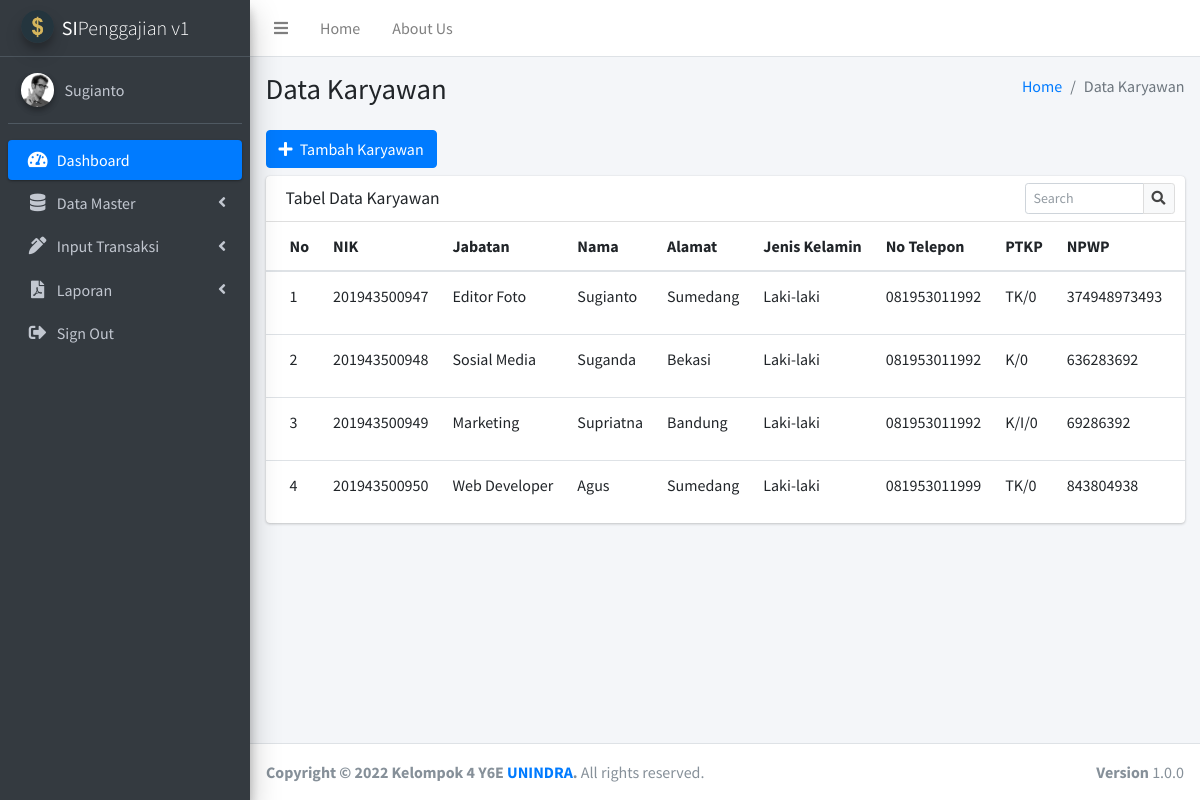
Screenshot of /data_master/data_karyawan.php (signed in) with the database file from the repository.
### tables this page shows
CREATE TABLE `karyawan` (
  `nik` varchar(15) NOT NULL,
  `id_jabatan` varchar(15) NOT NULL,
  `nama_karyawan` varchar(30) NOT NULL,
  `alamat` varchar(150) NOT NULL,
  `jenis_kelamin` varchar(30) NOT NULL,
  `no_telepon` varchar(15) NOT NULL,
  `ptkp` varchar(30) NOT NULL,
  `npwp` varchar(30) NOT NULL,
  `foto` varchar(50) NOT NULL,
  `tanggal_masuk` date NOT NULL,
  `tanggal_keluar` date NOT NULL
);

CREATE TABLE `jabatan` (
  `id_jabatan` varchar(15) NOT NULL,
  `nama_jabatan` varchar(30) NOT NULL,
  `gaji_pokok` int(30) NOT NULL,
  `id_tunjangan` varchar(15) NOT NULL,
  `id_departemen` varchar(15) NOT NULL
);

### data_master/data_karyawan.php (the view, shortened to what this page needs)
<?php
  require_once "../functions.php";
?>
<!DOCTYPE html>
<html lang="en">
<head>
  <?php include "../contents/headscript.php"; ?>
</head>
<body class="hold-transition sidebar-mini">
<div class="wrapper">
  <?php include "../contents/navbar.php"; ?>
  <?php include "../contents/sidebar.php"; ?>
  <div class="content-wrapper">
    <section class="content-header">
      <div class="container-fluid">
        <div class="row mb-2">
          <div class="col-sm-6">
            <h1>Data Karyawan</h1>
          </div>
          <div class="col-sm-6">
            <ol class="breadcrumb float-sm-right">
              <li class="breadcrumb-item"><a href="#">Home</a></li>
              <li class="breadcrumb-item active">Data Karyawan</li>
            </ol>
          </div>
        </div>
      </div>
    </section>
    <section class="content">
      <div class="container-fluid">
        <div class="row mb-2">
          <div class="col-12">
            <button type="button" class="btn btn-primary" id="tambahKaryawan"><i class="fa fa-plus mr-1"></i> Tambah Karyawan</button>
          </div>
        </div>
        <div class="row">
          <div class="col-12">
            <div class="card">
              <div class="card-header">
                <h3 class="card-title">Tabel Data Karyawan</h3>
                <div class="card-tools">
                  <div class="input-group input-group-sm" style="width: 150px;">
                    <input type="text" id="kata_kunci" name="kata_kunci" class="form-control float-right" placeholder="Search">
                    <div class="input-group-append">
                      <button type="submit" class="btn btn-default">
                        <i class="fas fa-search"></i>
                      </button>
                    </div>
                  </div>
                </div>
              </div>
              <div class="card-body table-responsive p-0">
                <table class="table table-hover text-nowrap">
                  <thead>
                    <tr>
                      <th>No</th>
                      <th>NIK</th>
                      <th>Jabatan</th>
                      <th>Nama</th>
                      <th>Alamat</th>
                      <th>Jenis Kelamin</th>
                      <th>No Telepon</th>
                      <th>PTKP</th>
                      <th>NPWP</th>
                      <th>Tgl Masuk</th>
                    </tr>
                  </thead>
                  <tbody id="hasil_pencarian">
                    <?php
                      $conn = open_connection();
                      $query = "SELECT * FROM karyawan";
                      $hasil = mysqli_query($conn, $query);
                      $i = 1;
                      while($row = mysqli_fetch_assoc($hasil) ){
                        $query_j = "SELECT * FROM jabatan WHERE id_jabatan = '$row[id_jabatan]'";
                        $hasil_j = mysqli_query($conn, $query_j);
                        $row_j = mysqli_fetch_assoc($hasil_j);
                        echo "<tr>";
                        echo "<td>".$i++."</td>";
                        echo "<td>$row[nik]</td>";
                        echo "<td>$row_j[nama_jabatan]</td>";
                        echo "<td>$row[nama_karyawan]</td>";
                        echo "<td>$row[alamat]</td>";
                        echo "<td>$row[jenis_kelamin]</td>";
                        echo "<td>$row[no_telepon]</td>";
                        echo "<td>$row[ptkp]</td>";
                        echo "<td>$row[npwp]</td>";
                        echo "<td>$row[tanggal_masuk]</td>";
                        echo "</tr>";
                      }
                    ?>
                  </tbody>
                </table>
              </div>
            </div>
          </div>
        </div>
      </div>
    </section>
  </div>
  <?php include "../contents/footer.php"; ?>
</div>
</body>
</html>

### contents/sidebar.php (shortened to what this page needs)
<aside class="main-sidebar sidebar-dark-primary elevation-4">
  <a href="<?= BASE_URL ?>" class="brand-link">
    <img src="<?= BASE_URL ?>dist/img/logo.png" alt="SIPenggajian Logo" class="brand-image img-circle elevation-3" style="opacity: .8">
    <span class="brand-text font-weight-light"><b>SI</b>Penggajian v1</span>
  </a>
  <div class="sidebar">
    <div class="user-panel mt-3 pb-3 mb-3 d-flex">
      <div class="image">
        <img src="<?= BASE_URL ?>dist/uploads/<?php get_data_login('foto'); ?>" class="img-circle elevation-2" alt="User Image">
      </div>
      <div class="info">
        <a href="#" class="d-block"><?php get_data_login('nama_karyawan'); ?></a>
      </div>
    </div>
    <nav class="mt-2">
      <ul class="nav nav-pills nav-sidebar flex-column" data-widget="treeview" role="menu" data-accordion="false">
        <li class="nav-item">
          <a href="<?= BASE_URL ?>" class="nav-link active">
            <i class="nav-icon fas fa-tachometer-alt"></i>
            <p>
              Dashboard
            </p>
          </a>
        </li>
        <li class="nav-item">
          <?php hak_master(); ?>
            <i class="nav-icon fas fa-database"></i>
            <p>
              Data Master
              <?php ket_hak_master(); ?>
            </p>
          </a>
        </li>
        <li class="nav-item">
          <a href="#" class="nav-link">
            <i class="nav-icon fas fa-pen-alt"></i>
            <p>
              Input Transaksi
              <i class="right fas fa-angle-left"></i>
            </p>
          </a>
        </li>
        <li class="nav-item">
          <?php hak_laporan(); ?>
            <i class="nav-icon fas fa-file-pdf"></i>
            <p>
              Laporan
              <?php ket_hak_laporan(); ?>
            </p>
          </a>
        </li>
        <li class="nav-item">
          <a href="<?= BASE_URL ?>logout.php" onclick="return confirm('Yakin ingin keluar?')" class="nav-link">
            <i class="nav-icon fas fa-sign-out-alt"></i>
            <p>
              Sign Out
            </p>
          </a>
        </li>
      </ul>
    </nav>
  </div>
</aside>

### functions.php (shortened to what this page needs)
<?php
function get_data_login($data){
	$conn = open_connection();
	$username = $_SESSION['username'];
	$query = "SELECT * FROM karyawan k JOIN admin a ON a.username = '$username' AND k.nik = a.nik";
	$hasil = mysqli_query($conn, $query);
	$row = mysqli_fetch_assoc($hasil);
	echo $row[$data];
}
function hak_master(){
	$conn = open_connection();
	$username = $_SESSION['username'];
	$query = "SELECT * FROM admin WHERE username = '$username'";
	$hasil = mysqli_query($conn, $query);
	$row = mysqli_fetch_assoc($hasil);
	if ($row['status'] == 'HRD'){
		echo '<a href="#" class="nav-link">';
	}
}
function ket_hak_master(){
	$conn = open_connection();
	$username = $_SESSION['username'];
	$query = "SELECT * FROM admin WHERE username = '$username'";
	$hasil = mysqli_query($conn, $query);
	$row = mysqli_fetch_assoc($hasil);
	if ($row['status'] == 'HRD'){
		echo '<i class="right fas fa-angle-left"></i>';
	}
}
function hak_laporan(){
	$conn = open_connection();
	$username = $_SESSION['username'];
	$query = "SELECT * FROM admin WHERE username = '$username'";
	$hasil = mysqli_query($conn, $query);
	$row = mysqli_fetch_assoc($hasil);
	if ($row['status'] == 'HRD'){
		echo '<a href="#" class="nav-link">';
	}
}
function ket_hak_laporan(){
	$conn = open_connection();
	$username = $_SESSION['username'];
	$query = "SELECT * FROM admin WHERE username = '$username'";
	$hasil = mysqli_query($conn, $query);
	$row = mysqli_fetch_assoc($hasil);
	if ($row['status'] == 'HRD'){
		echo '<i class="right fas fa-angle-left"></i>';
	}
}
?>

### rows the page displays
karyawan: foto (picture), nama_karyawan "Sugianto", nik "201943500947", jabatan.nama_jabatan "Editor Foto", alamat "Sumedang", jenis_kelamin "Laki-laki", no_telepon "081953011992", ptkp "TK/0", npwp "374948973493"
karyawan: nik "201943500948", jabatan.nama_jabatan "Sosial Media", nama_karyawan "Suganda", alamat "Bekasi", jenis_kelamin "Laki-laki", no_telepon "081953011992", ptkp "K/0", npwp "636283692"
karyawan: nik "201943500949", jabatan.nama_jabatan "Marketing", nama_karyawan "Supriatna", alamat "Bandung", jenis_kelamin "Laki-laki", no_telepon "081953011992", ptkp "K/I/0", npwp "69286392"
karyawan: nik "201943500950", jabatan.nama_jabatan "Web Developer", nama_karyawan "Agus", alamat "Sumedang", jenis_kelamin "Laki-laki", no_telepon "081953011999", ptkp "TK/0", npwp "843804938"
